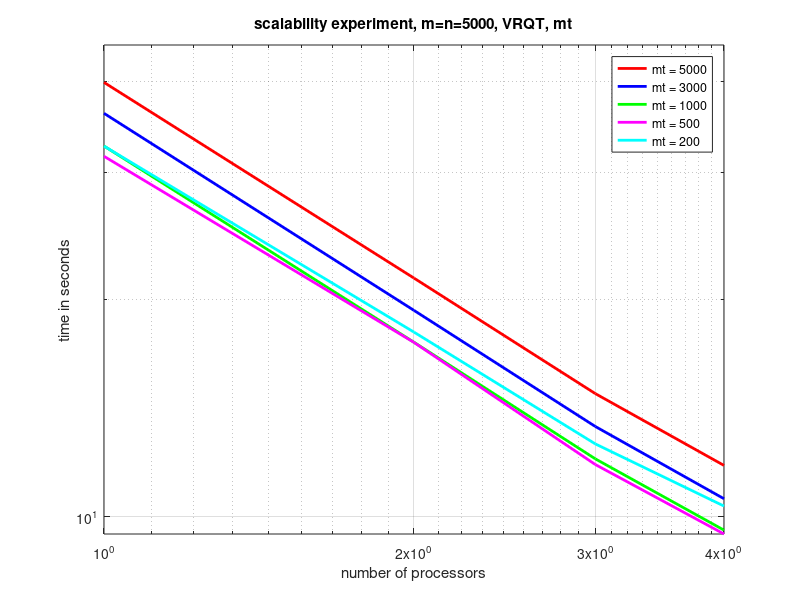
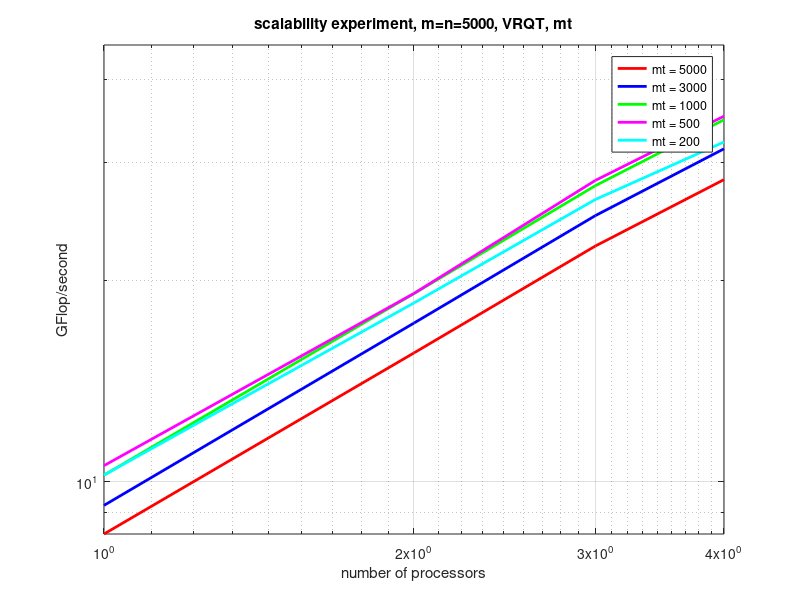
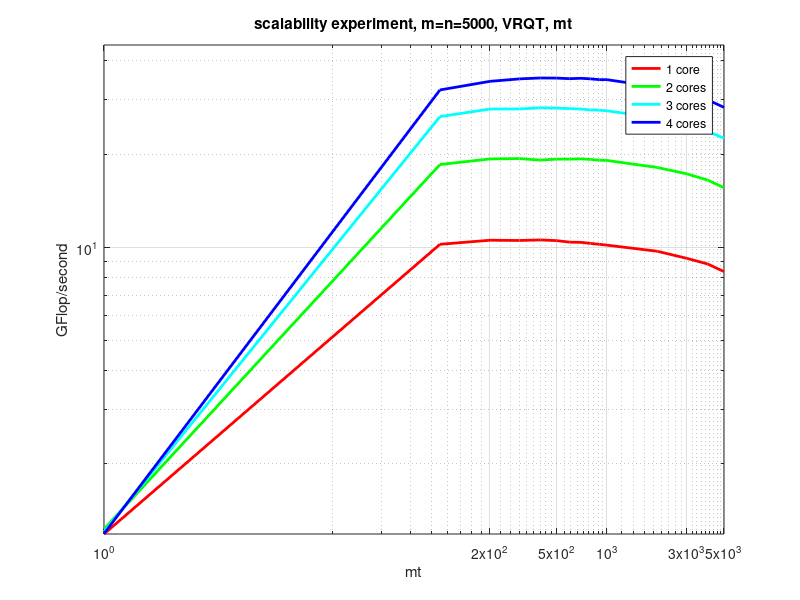
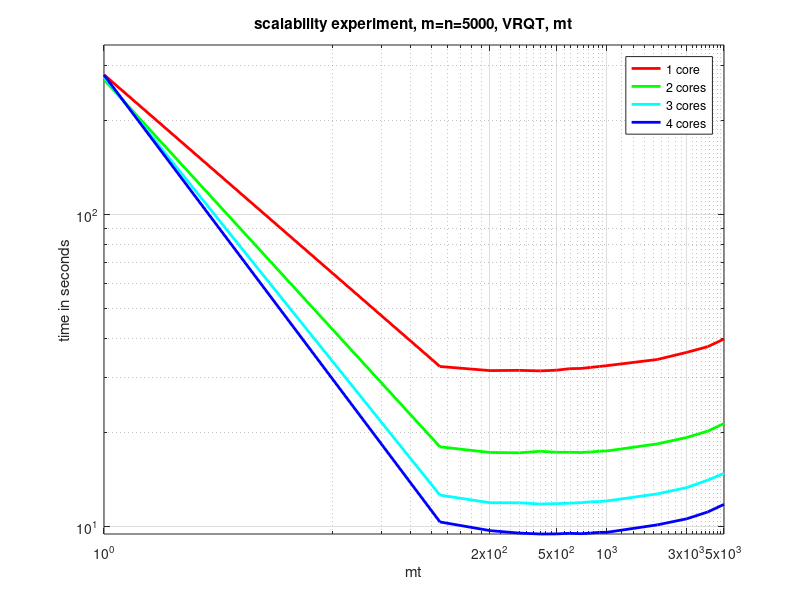

Write the MATLAB code that produced these figures, in order.
   clear
   close all
   X = load('test_timing_w03_l1p2__square__1thread.dat');
   m = X(:,2);
   perf = X(:,6);
   Y = load('test_timing_w03_l1p2__square__2threads.dat');
   m = Y(:,2);
   perf = Y(:,6);
   T = load('test_timing_w03_l1p2__square__3threads.dat');
   m = T(:,2);
   perf = T(:,6);
   Z = load('test_timing_w03_l1p2__square__4threads.dat');
   m = Z(:,2);
   perf = Z(:,6);

   ax = axes;
   loglog( [1 2 3 4 ], [ X(15,6) Y(15,6) T(15,6) Z(15,6) ], 'r', 'LineWidth', 2); hold on;
   %loglog( [1 2 3 4 ], [ X(15,6) X(15,6)/2 X(15,6)/3 X(15,6)/4 ], 'r--', 'LineWidth', 2); hold on;
   loglog( [1 2 3 4 ], [ X(13,6) Y(13,6) T(13,6) Z(13,6) ], 'b', 'LineWidth', 2); hold on;
   loglog( [1 2 3 4 ], [ X(10,6) Y(10,6) T(10,6) Z(10,6) ], 'g', 'LineWidth', 2); hold on;
   loglog( [1 2 3 4 ], [ X(5,6) Y(5,6) T(5,6) Z(5,6) ], 'm', 'LineWidth', 2); hold on;
   loglog( [1 2 3 4 ], [ X(2,6) Y(2,6) T(2,6) Z(2,6) ], 'c', 'LineWidth', 2); hold on;
   %loglog( [1 2 3 4 ], [ X(1,6) Y(1,6) T(1,6) Z(1,6) ], 'm', 'LineWidth', 2); hold on;
   %loglog( [1 2 3 4 ], [ X(1,6) X(1,6)/2 X(1,6)/3 X(1,6)/4 ], 'm--', 'LineWidth', 2); hold on;
   grid on
   set( ax, 'XTick',[ 1 2 3 4]);
   axis([1 4 0 45])

   legend
   legend('mt = 5000','mt = 3000','mt = 1000','mt = 500','mt = 200')
   title('scalability experiment, m=n=5000, VRQT, mt')
   xlabel('number of processors')
   ylabel('time in seconds')

   figure
   ax = axes;
   loglog( [1 2 3 4 ], [ X(15,7) Y(15,7) T(15,7) Z(15,7) ], 'r', 'LineWidth', 2); hold on;
   %loglog( [1 2 3 4 ], [ X(15,7) 2*X(15,7) 3*X(15,7) 4*X(15,7) ], 'r--', 'LineWidth', 2); hold on;
   loglog( [1 2 3 4 ], [ X(13,7) Y(13,7) T(13,7) Z(13,7) ], 'b', 'LineWidth', 2); hold on;
   loglog( [1 2 3 4 ], [ X(10,7) Y(10,7) T(10,7) Z(10,7) ], 'g', 'LineWidth', 2); hold on;
   loglog( [1 2 3 4 ], [ X(5,7) Y(5,7) T(5,7) Z(5,7) ], 'm', 'LineWidth', 2); hold on;
   loglog( [1 2 3 4 ], [ X(2,7) Y(2,7) T(2,7) Z(2,7) ], 'c', 'LineWidth', 2); hold on;
   %loglog( [1 2 3 4 ], [ X(1,7) Y(1,7) T(1,7) Z(1,7) ], 'r', 'LineWidth', 2); hold on;
   %loglog( [1 2 3 4 ], [ X(1,7) X(1,7)/2 X(1,7)/3 X(1,7)/4 ], 'r--', 'LineWidth', 2); hold on;
   grid on
   set( ax, 'XTick',[ 1 2 3 4]);
   %set( ax, 'YTick',[ .5 1 1.5 2]);
   axis([1 4 0 45])

   legend
   legend('mt = 5000','mt = 3000','mt = 1000','mt = 500','mt = 200')
   title('scalability experiment, m=n=5000, VRQT, mt')
   xlabel('number of processors')
   ylabel('GFlop/second')


  figure
   ax = axes;
   loglog( X(1:15,3), X(1:15,7) , 'r', 'LineWidth', 2); hold on;
   loglog( X(1:15,3), Y(1:15,7) , 'g', 'LineWidth', 2); hold on;
   loglog( X(1:15,3), T(1:15,7) , 'c', 'LineWidth', 2); hold on;
   loglog( X(1:15,3), Z(1:15,7) , 'b', 'LineWidth', 2); hold on;
   grid on
   set( ax, 'XTick',[ 1 200 500 1000 3000 5000]);
   axis([1 5000 0 45])

   legend
   legend('1 core','2 cores','3 cores','4 cores')
   title('scalability experiment, m=n=5000, VRQT, mt')
   xlabel('mt')
   ylabel('GFlop/second')

   figure
   ax = axes;
   loglog( X(1:15,3), X(1:15,6) , 'r', 'LineWidth', 2); hold on;
   loglog( X(1:15,3), Y(1:15,6) , 'g', 'LineWidth', 2); hold on;
   loglog( X(1:15,3), T(1:15,6) , 'c', 'LineWidth', 2); hold on;
   loglog( X(1:15,3), Z(1:15,6) , 'b', 'LineWidth', 2); hold on;
   grid on
   set( ax, 'XTick',[ 1 200 500 1000 3000 5000]);
   axis([1 5000 0 350])

   legend
   legend('1 core','2 cores','3 cores','4 cores')
   title('scalability experiment, m=n=5000, VRQT, mt')
   xlabel('mt')
   ylabel('time in seconds')

